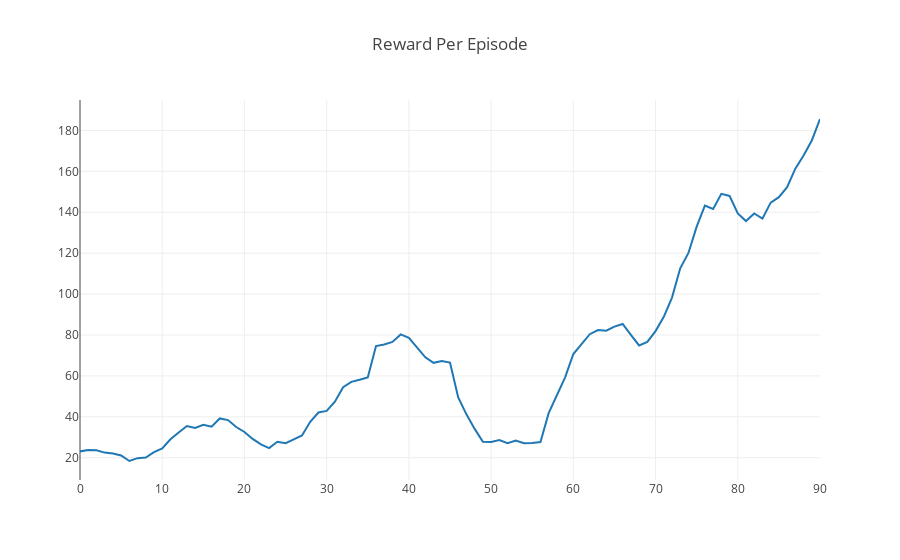

Notebook code for this chart:
### Code cell
plotly.offline.iplot({
    "data": [go.Scatter(x=np.arange(len(ep_rewards)), y=moving_average(ep_rewards, 10))],
    "layout": go.Layout(title="Reward Per Episode")
})

### Figure 1 — Plotly figure (JSON) as saved in the notebook; plotly's stock layout.template omitted (floating-point values rounded to 4 significant figures)
{"data": [{"type": "scatter", "uid": "b5432271-50b9-437f-b286-a36e0901037e", "x": [0, 1, 2, 3, 4, 5, 6, 7, 8, 9, 10, 11, 12, 13, 14, 15, 16, 17, 18, 19, 20, 21, 22, 23, 24, 25, 26, 27, 28, 29, 30, 31, 32, 33, 34, 35, 36, 37, 38, 39, 40, 41, 42, 43, 44, 45, 46, 47, 48, 49, 50, 51, 52, 53, 54, 55, 56, 57, 58, 59, 60, 61, 62, 63, 64, 65, 66, 67, 68, 69, 70, 71, 72, 73, 74, 75, 76, 77, 78, 79, 80, 81, 82, 83, 84, 85, 86, 87, 88, 89, 90, 91, 92, 93, 94, 95, 96, 97, 98, 99], "y": [23.1, 23.8, 23.6, 22.5, 22.1, 21.1, 18.4, 19.8, 20.1, 22.7, 24.5, 29, 32.3, 35.5, 34.6, 36.1, 35.2, 39.2, 38.4, 35, 32.6, 29.2, 26.5, 24.7, 27.8, 27.1, 29, 30.9, 37.6, 42.1, 42.9, 47.4, 54.5, 57.1, 58.1, 59.2, 74.6, 75.4, 76.6, 80.3, 78.6, 74, 69.1, 66.4, 67.3, 66.5, 49.5, 41.2, 34.1, 27.8, 27.7, 28.6, 27.1, 28.4, 27.1, 27.2, 27.7, 41.8, 50.6, 59.3, 70.7, 75.7, 80.4, 82.4, 82.1, 84.1, 85.4, 80.1, 74.9, 76.6, 81.9, 88.9, 98.3, 112.6, 120.1, 133, 143.3, 141.6, 149, 148, 139.4, 135.7, 139.4, 136.9, 144.7, 147.4, 152.3, 161.3, 167.8, 175.1, 185.6]}], "layout": {"autosize": true, "title": {"text": "Reward Per Episode"}, "xaxis": {"autorange": true, "range": [0, 90], "type": "linear"}, "yaxis": {"autorange": true, "range": [9.111, 194.9], "type": "linear"}}}
